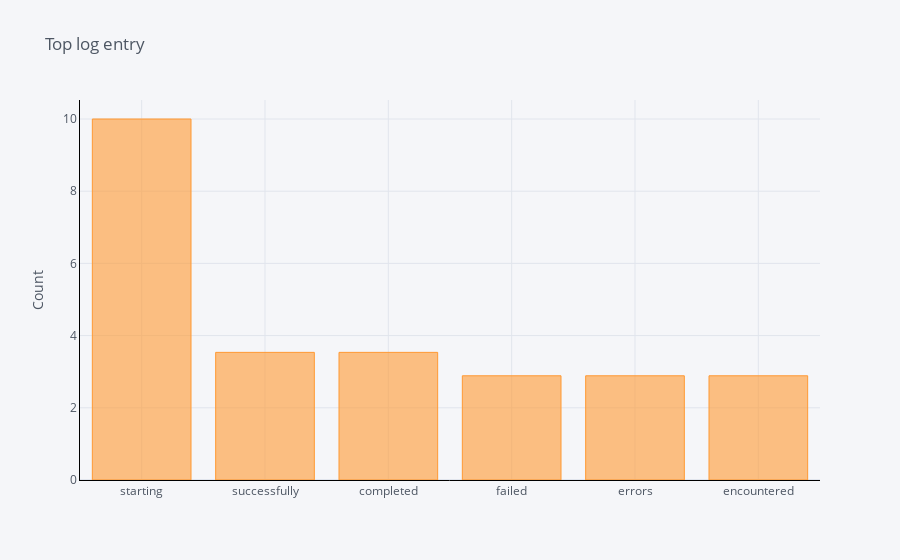

Notebook code for this chart:
### Code cell
# Function to calculate words frequency
def get_top_n_tf_words(corpus, n=None):
    vec = TfidfVectorizer(ngram_range=(1, 1), stop_words=stopwords, smooth_idf=False).fit(corpus)
    bag_of_words = vec.transform(corpus)
    sum_words = bag_of_words.sum(axis=0)
    words_freq = [(word, sum_words[0, idx]) for word, idx in vec.vocabulary_.items()]
    words_freq =sorted(words_freq, key = lambda x: x[1], reverse=True)
    return words_freq[:n]
common_words = get_top_n_tf_words(df['log'], 20)
for word, freq in common_words:
    print("{0:10}\t{1:5.2f}".format(word,freq))

df1 = pd.DataFrame(common_words, columns = ['Log' , 'Count'])
df1.groupby('Log').sum()['Count'].sort_values(ascending=False).iplot( 
    kind='bar', yTitle='Count', linecolor='black', title='Top log entry')

### Figure 1 — Plotly figure (JSON) as saved in the notebook; plotly's stock layout.template omitted (floating-point values rounded to 4 significant figures)
{"data": [{"marker": {"color": "rgba(255, 153, 51, 0.6)", "line": {"color": "rgba(255, 153, 51, 1.0)", "width": 1}}, "name": "Count", "orientation": "v", "text": "", "type": "bar", "x": ["starting", "successfully", "completed", "failed", "errors", "encountered"], "y": [10, 3.536, 3.536, 2.887, 2.887, 2.887]}], "layout": {"legend": {"bgcolor": "#F5F6F9", "font": {"color": "#4D5663"}}, "paper_bgcolor": "#F5F6F9", "plot_bgcolor": "#F5F6F9", "title": {"font": {"color": "#4D5663"}, "text": "Top log entry"}, "xaxis": {"gridcolor": "#E1E5ED", "linecolor": "black", "showgrid": true, "tickfont": {"color": "#4D5663"}, "title": {"font": {"color": "#4D5663"}, "text": ""}, "zerolinecolor": "#E1E5ED"}, "yaxis": {"gridcolor": "#E1E5ED", "linecolor": "black", "showgrid": true, "tickfont": {"color": "#4D5663"}, "title": {"font": {"color": "#4D5663"}, "text": "Count"}, "zerolinecolor": "#E1E5ED"}}}
